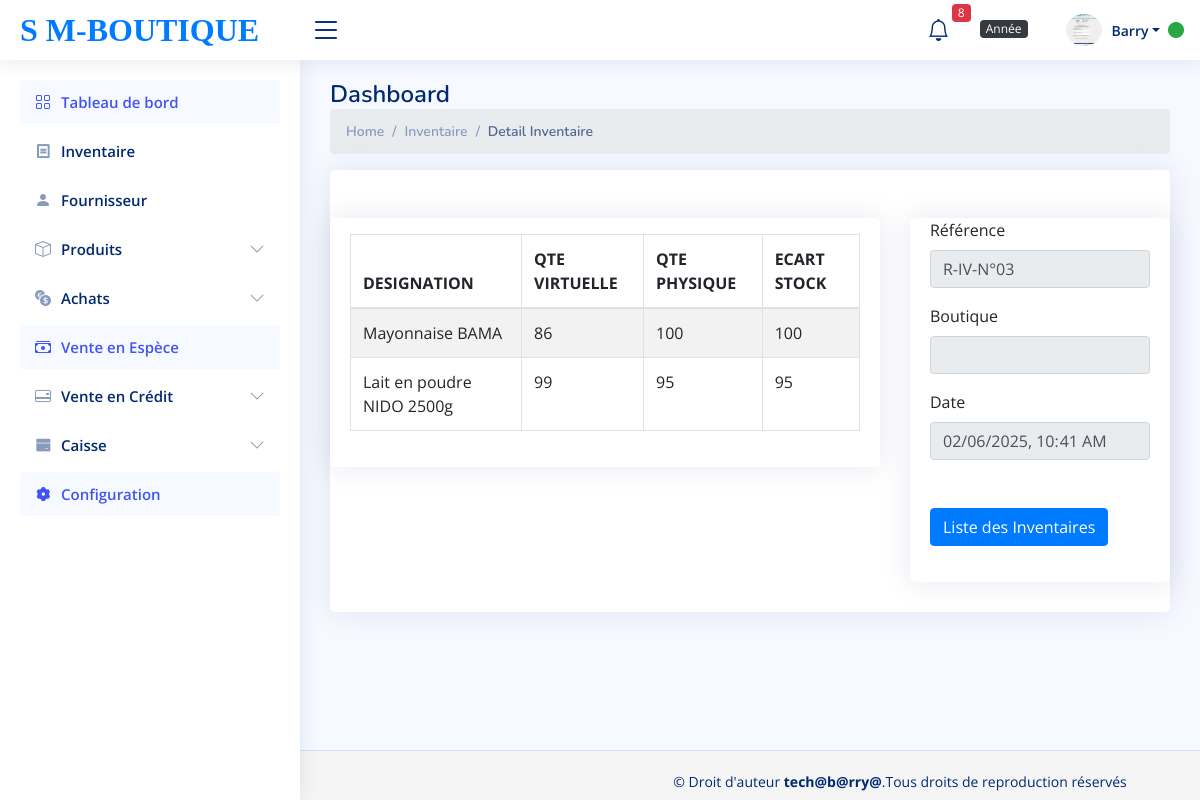
The page /detail_inventaire.php?detail=3 (signed in) on the database its author committed.
### tables this page shows
CREATE TABLE `ligne_inventaire` (
  `id_ligne_inventaire` int(11) NOT NULL,
  `id_produit` int(11) DEFAULT NULL,
  `id_inventaire` int(11) NOT NULL,
  `quantite_physique` int(255) NOT NULL,
  `ecart_stock` int(11) DEFAULT 0
);

CREATE TABLE `tbl_product` (
  `id` int(11) NOT NULL,
  `name` varchar(255) NOT NULL,
  `code` varchar(255) NOT NULL,
  `marque_produit` varchar(255) NOT NULL,
  `reference` varchar(255) NOT NULL,
  `prix_en_gros` int(50) NOT NULL,
  `prix_detail` int(50) NOT NULL,
  `price` int(50) NOT NULL,
  `alerte_article` int(100) NOT NULL,
  `id_boutique` int(11) NOT NULL,
  `stock` int(11) NOT NULL DEFAULT 0,
  `id_unite` int(11) NOT NULL
);

CREATE TABLE `inventaire` (
  `id_inventaire` int(11) NOT NULL,
  `id_utilisateur` int(11) DEFAULT NULL,
  `date_inventaire` datetime NOT NULL,
  `boutique` varchar(100) DEFAULT NULL,
  `reference_inventaire` varchar(100) NOT NULL,
  `regulariser` varchar(20) NOT NULL
);

### detail_inventaire.php (called while the page is built, shortened)
  <?php
    require_once('partials/database.php');
    if (isset($_GET['detail'])) {
        $detail=$_GET['detail'];
        $commande=$bdd->query("SELECT * FROM inventaire
                               INNER JOIN utilisateur
                               ON utilisateur.id_utilisateur = inventaire.id_utilisateur
                               WHERE id_inventaire=$detail LIMIT 1");
        $inventaire=$commande->fetch();
        $ligne_inventaire=$bdd->query("SELECT * FROM ligne_inventaire
                                       INNER JOIN tbl_product
                                       ON tbl_product.id = ligne_inventaire.id_produit
                                       WHERE ligne_inventaire.id_inventaire=$detail" );
    }
require_once ('view/detail_inventaire.view.php');
?>

### view/detail_inventaire.view.php (the view, shortened to what this page needs)
<?php require_once ('partials/header.php') ?>
<body>
    <?php require_once ('partials/sidebar.php')?>
    <?php require_once ('partials/navbar.php')?>
    <main id="main" class="main">
        <div class="pagetitle">
            <h1>Dashboard</h1>
            <nav>
                <ol class="breadcrumb">
                <li class="breadcrumb-item"><a href="index1.php">Home</a></li>
                <li class="breadcrumb-item">Inventaire </li>
                <li class="breadcrumb-item active">Detail Inventaire</li>
                </ol>
            </nav>
            </div>
        <div class="card info-card sales-card">
            <form action="" method="post">
                <section class="section mt-5">
                    <div class="row">
                        <div class="col-xl-8 col-md-10 col-xm-12 col-xs-12">
                            <div class="card">
                                <div class="card-body">
                                    <table class="col-md-12  table table-bordered table-striped table-condensed">
                                        <thead>
                                            <tr>
                                                <th>DESIGNATION</th>
                                                <th>QTE VIRTUELLE</th>
                                                <th>QTE PHYSIQUE</th>
                                                <th>ECART STOCK</th>
                                            </tr>
                                        </thead>
                                        <tbody>
                                            <?php
                                            $datashow=$ligne_inventaire->fetchAll(PDO::FETCH_OBJ);
                                            foreach( $datashow as $affiche ):?>
                                            <tr>
                                                <div class="form-group">
                                                    <td><?php echo $affiche->name; ?></td>
                                                    <td><?php echo $affiche->stock; ?></td>
                                                    <td><?php echo $affiche->quantite_physique; ?></td>
                                                    <td><?php echo $affiche->ecart_stock;?></td>
                                            </tr>
                                            <?php endforeach ?>
                                        </tbody>
                                    </table>
                                </div>
                            </div>
                        </div>
                        <div class="col-xl-4">
                            <div class="card text-left">
                                <div class="card-body">
                                    <div class="form-group">
                                        <label>Référence </label>
                                        <input type="text" name="ref" class="form-control" id=""
                                            value="<?=$inventaire['reference_inventaire']?>" readOnly>
                                    </div>
                                    <div class="form-group mt-3">
                                        <label>Boutique </label>
                                        <input  class="form-control"
                                            value="<?= $inventaire['boutique']?>" readOnly>
                                    </div>
                                    <div class="form-group mt-3">
                                        <label>Date </label>
                                        <input type="datetime-local" name="dat" class="form-control"
                                            value="<?=$inventaire['date_inventaire']?>" readOnly>
                                    </div>
                                    <div class="form-group  mt-5">
                                        <a href="liste_inventaire.php" class="btn btn-primary">
                                            Liste des Inventaires
                                        </a>
                                    </div>
                                </div>
                            </div>
                        </div>
                    </div>
                </section>
            </form>
        </div>
    </main>
<footer class="footer">
    <?php require_once('partials/foot.php') ?>
</footer>
</body>
</html>

### assets/css/style.css (style rules this page uses)
:root { scroll-behavior: smooth; }
body { font-family: "Open Sans", sans-serif; background: #f6f9ff; color: #444444; }
a { color: #4154f1; text-decoration: none; }
h1, h2, h3, h4, h5, h6 { font-family: "Nunito", sans-serif; }
#main { margin-top: 60px; padding: 20px 30px; transition: all 0.3s; }
.pagetitle { margin-bottom: 10px; }
.pagetitle h1 { font-size: 24px; margin-bottom: 0; font-weight: 600; color: #012970; }
.card { margin-bottom: 30px; border: none; border-radius: 5px; box-shadow: 0px 0 30px rgba(1, 41, 112, 0.1); }
.card-body { padding: 0 20px 20px 20px; }
.breadcrumb { font-size: 14px; font-family: "Nunito", sans-serif; color: #899bbd; font-weight: 600; }
.breadcrumb a { color: #899bbd; transition: 0.3s; }
.breadcrumb .breadcrumb-item::before { color: #899bbd; }
.breadcrumb .active { color: #51678f; font-weight: 600; }
@media (min-width: 1200px) { #main, #footer { margin-left: 300px; } }
.footer { padding: 20px 0; font-size: 14px; transition: all 0.3s; border-top: 1px solid #cddfff; }

### view/detail_inventaire.view.php (style rules this page uses)
.footer { position: fixed; bottom: 0; width: 100%; height: 50px; background-color: #f5f5f5; }

### rows shown on the page
ligne_inventaire: id_produit.name "Mayonnaise BAMA", id_produit.stock "86", quantite_physique "100", ecart_stock "100"
ligne_inventaire: id_produit.name "Lait en poudre NIDO 2500g", id_produit.stock "99", quantite_physique "95", ecart_stock "95"
inventaire: ref "R-IV-N°03", dat "02/06/2025 10:41"

### other values the page prints
$stock_alerte "8"
$_SESSION['nom_utilisateur'] "Barry"
